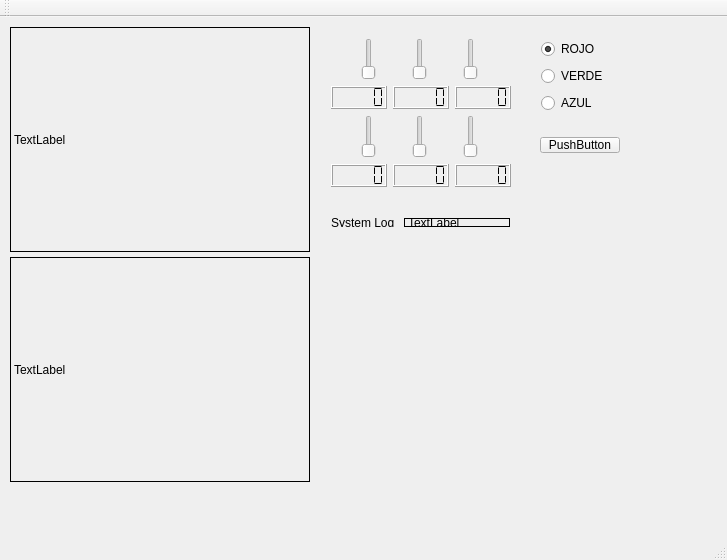
<?xml version="1.0" encoding="UTF-8"?>
<ui version="4.0">
 <class>MainWindow</class>
 <widget class="QMainWindow" name="MainWindow">
  <property name="geometry">
   <rect>
    <x>0</x>
    <y>0</y>
    <width>727</width>
    <height>560</height>
   </rect>
  </property>
  <property name="windowTitle">
   <string>MainWindow</string>
  </property>
  <widget class="QWidget" name="centralWidget">
   <widget class="QLabel" name="labelIMG1">
    <property name="geometry">
     <rect>
      <x>10</x>
      <y>10</y>
      <width>300</width>
      <height>225</height>
     </rect>
    </property>
    <property name="frameShape">
     <enum>QFrame::Box</enum>
    </property>
    <property name="text">
     <string>TextLabel</string>
    </property>
   </widget>
   <widget class="QWidget" name="verticalLayoutWidget">
    <property name="geometry">
     <rect>
      <x>320</x>
      <y>10</y>
      <width>202</width>
      <height>171</height>
     </rect>
    </property>
    <layout class="QVBoxLayout" name="verticalLayoutSliders">
     <item>
      <layout class="QHBoxLayout" name="horizontalLayoutSliderTop">
       <item>
        <widget class="QSlider" name="verticalSlider_A2">
         <property name="maximum">
          <number>255</number>
         </property>
         <property name="orientation">
          <enum>Qt::Vertical</enum>
         </property>
        </widget>
       </item>
       <item>
        <widget class="QSlider" name="verticalSlider_B2">
         <property name="maximum">
          <number>255</number>
         </property>
         <property name="orientation">
          <enum>Qt::Vertical</enum>
         </property>
        </widget>
       </item>
       <item>
        <widget class="QSlider" name="verticalSlider_C2">
         <property name="maximum">
          <number>255</number>
         </property>
         <property name="orientation">
          <enum>Qt::Vertical</enum>
         </property>
        </widget>
       </item>
      </layout>
     </item>
     <item>
      <layout class="QHBoxLayout" name="horizontalLayout_4">
       <item>
        <widget class="QLCDNumber" name="lcdNumber_A2">
         <property name="font">
          <font>
           <italic>true</italic>
          </font>
         </property>
         <property name="toolTipDuration">
          <number>-1</number>
         </property>
         <property name="frameShape">
          <enum>QFrame::Box</enum>
         </property>
         <property name="segmentStyle">
          <enum>QLCDNumber::Flat</enum>
         </property>
        </widget>
       </item>
       <item>
        <widget class="QLCDNumber" name="lcdNumber_B2">
         <property name="font">
          <font>
           <italic>true</italic>
          </font>
         </property>
         <property name="toolTipDuration">
          <number>-1</number>
         </property>
         <property name="frameShape">
          <enum>QFrame::Box</enum>
         </property>
         <property name="segmentStyle">
          <enum>QLCDNumber::Flat</enum>
         </property>
        </widget>
       </item>
       <item>
        <widget class="QLCDNumber" name="lcdNumber_C2">
         <property name="font">
          <font>
           <italic>true</italic>
          </font>
         </property>
         <property name="toolTipDuration">
          <number>-1</number>
         </property>
         <property name="frameShape">
          <enum>QFrame::Box</enum>
         </property>
         <property name="segmentStyle">
          <enum>QLCDNumber::Flat</enum>
         </property>
        </widget>
       </item>
      </layout>
     </item>
     <item>
      <layout class="QHBoxLayout" name="horizontalLayoutSliderBottom">
       <item>
        <widget class="QSlider" name="verticalSlider_A1">
         <property name="maximum">
          <number>255</number>
         </property>
         <property name="orientation">
          <enum>Qt::Vertical</enum>
         </property>
        </widget>
       </item>
       <item>
        <widget class="QSlider" name="verticalSlider_B1">
         <property name="sizePolicy">
          <sizepolicy hsizetype="Fixed" vsizetype="Expanding">
           <horstretch>0</horstretch>
           <verstretch>0</verstretch>
          </sizepolicy>
         </property>
         <property name="maximum">
          <number>255</number>
         </property>
         <property name="orientation">
          <enum>Qt::Vertical</enum>
         </property>
        </widget>
       </item>
       <item>
        <widget class="QSlider" name="verticalSlider_C1">
         <property name="maximum">
          <number>255</number>
         </property>
         <property name="orientation">
          <enum>Qt::Vertical</enum>
         </property>
        </widget>
       </item>
      </layout>
     </item>
     <item>
      <layout class="QHBoxLayout" name="horizontalLayout_3">
       <item>
        <widget class="QLCDNumber" name="lcdNumber_A1">
         <property name="font">
          <font>
           <italic>true</italic>
          </font>
         </property>
         <property name="toolTipDuration">
          <number>-1</number>
         </property>
         <property name="frameShape">
          <enum>QFrame::Box</enum>
         </property>
         <property name="segmentStyle">
          <enum>QLCDNumber::Flat</enum>
         </property>
        </widget>
       </item>
       <item>
        <widget class="QLCDNumber" name="lcdNumber_B1">
         <property name="font">
          <font>
           <italic>true</italic>
          </font>
         </property>
         <property name="toolTipDuration">
          <number>-1</number>
         </property>
         <property name="frameShape">
          <enum>QFrame::Box</enum>
         </property>
         <property name="segmentStyle">
          <enum>QLCDNumber::Flat</enum>
         </property>
        </widget>
       </item>
       <item>
        <widget class="QLCDNumber" name="lcdNumber_C1">
         <property name="font">
          <font>
           <italic>true</italic>
          </font>
         </property>
         <property name="toolTipDuration">
          <number>-1</number>
         </property>
         <property name="frameShape">
          <enum>QFrame::Box</enum>
         </property>
         <property name="segmentStyle">
          <enum>QLCDNumber::Flat</enum>
         </property>
        </widget>
       </item>
      </layout>
     </item>
    </layout>
   </widget>
   <widget class="QWidget" name="horizontalLayoutWidget">
    <property name="geometry">
     <rect>
      <x>320</x>
      <y>190</y>
      <width>201</width>
      <height>31</height>
     </rect>
    </property>
    <layout class="QHBoxLayout" name="horizontalLayout">
     <item>
      <widget class="QLabel" name="label_2">
       <property name="sizePolicy">
        <sizepolicy hsizetype="Fixed" vsizetype="Fixed">
         <horstretch>0</horstretch>
         <verstretch>0</verstretch>
        </sizepolicy>
       </property>
       <property name="text">
        <string>System Log </string>
       </property>
      </widget>
     </item>
     <item>
      <widget class="QLabel" name="labelNotifications">
       <property name="sizePolicy">
        <sizepolicy hsizetype="Minimum" vsizetype="Fixed">
         <horstretch>0</horstretch>
         <verstretch>0</verstretch>
        </sizepolicy>
       </property>
       <property name="frameShape">
        <enum>QFrame::Box</enum>
       </property>
       <property name="text">
        <string>TextLabel</string>
       </property>
      </widget>
     </item>
    </layout>
   </widget>
   <widget class="QLabel" name="labelIMG2">
    <property name="geometry">
     <rect>
      <x>10</x>
      <y>240</y>
      <width>300</width>
      <height>225</height>
     </rect>
    </property>
    <property name="frameShape">
     <enum>QFrame::Box</enum>
    </property>
    <property name="text">
     <string>TextLabel</string>
    </property>
   </widget>
   <widget class="QWidget" name="verticalLayoutWidget_2">
    <property name="geometry">
     <rect>
      <x>530</x>
      <y>10</y>
      <width>131</width>
      <height>101</height>
     </rect>
    </property>
    <layout class="QVBoxLayout" name="verticalLayout">
     <item>
      <widget class="QRadioButton" name="radioButtonRed">
       <property name="text">
        <string>ROJO</string>
       </property>
       <property name="iconSize">
        <size>
         <width>15</width>
         <height>15</height>
        </size>
       </property>
       <property name="checked">
        <bool>true</bool>
       </property>
      </widget>
     </item>
     <item>
      <widget class="QRadioButton" name="radioButtonGreen">
       <property name="text">
        <string>VERDE</string>
       </property>
       <property name="iconSize">
        <size>
         <width>15</width>
         <height>15</height>
        </size>
       </property>
      </widget>
     </item>
     <item>
      <widget class="QRadioButton" name="radioButtonBlue">
       <property name="text">
        <string>AZUL</string>
       </property>
       <property name="iconSize">
        <size>
         <width>15</width>
         <height>15</height>
        </size>
       </property>
      </widget>
     </item>
    </layout>
   </widget>
   <widget class="QPushButton" name="buttonCalibrate">
    <property name="geometry">
     <rect>
      <x>540</x>
      <y>120</y>
      <width>80</width>
      <height>16</height>
     </rect>
    </property>
    <property name="text">
     <string>PushButton</string>
    </property>
   </widget>
  </widget>
  <widget class="QMenuBar" name="menuBar">
   <property name="geometry">
    <rect>
     <x>0</x>
     <y>0</y>
     <width>727</width>
     <height>16</height>
    </rect>
   </property>
  </widget>
  <widget class="QToolBar" name="mainToolBar">
   <attribute name="toolBarArea">
    <enum>TopToolBarArea</enum>
   </attribute>
   <attribute name="toolBarBreak">
    <bool>false</bool>
   </attribute>
  </widget>
  <widget class="QStatusBar" name="statusBar"/>
 </widget>
 <layoutdefault spacing="6" margin="11"/>
 <resources/>
 <connections/>
</ui>
